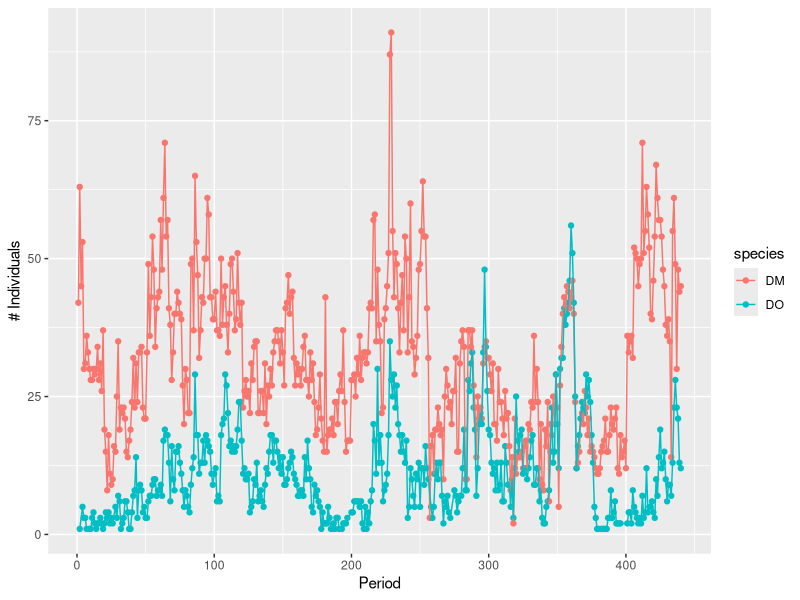
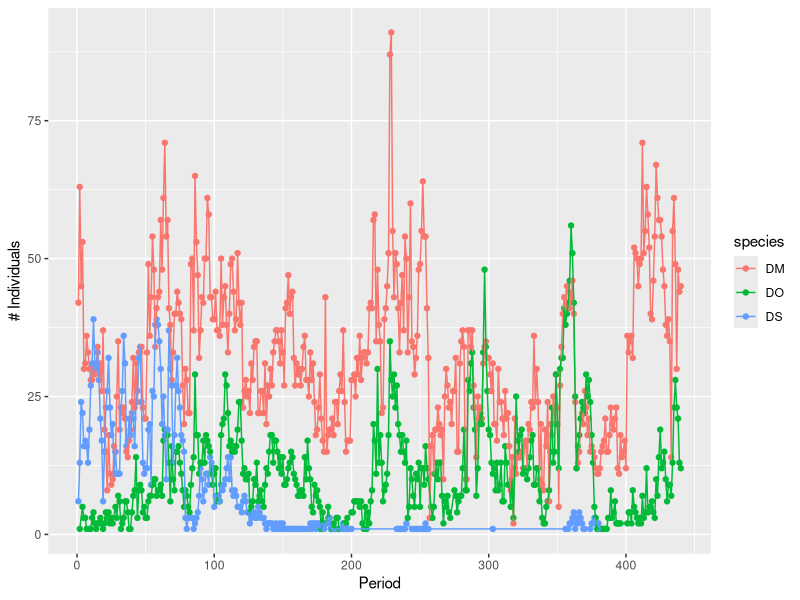

Write the R code that produced these figures, in order. (Note: this script raises an error after producing the figures.)
# Creator: Ellen Bledsoe
# This code is for exploring kangaroo rat capture data for the Portal project

# load packages
library(dplyr)
library(ggplot2)

# load data
surveys <- read.csv("data/surveys.csv", header = TRUE)

###
# Krat counts by period
###

# get counts of DM and DO by period
DM_DO_count <- select(surveys, period, species) %>% 
               filter(species == 'DM' | species == 'DO', period > 0) %>% 
               group_by(period, species) %>% 
               summarise(count = n())

# plot DM and DO counts by period
ggplot(DM_DO_count, aes(x = period, y = count)) + 
  geom_point(aes(color = species)) +
  geom_line(aes(color = species)) +
  xlab("Period") +
  ylab("# Individuals")

# get counts of DM, DO, and DS by period
Dipo_count_period <- select(surveys, period, species) %>% 
                     filter(species == 'DM' | species == 'DO' | species == 'DS', period > 0) %>% 
                     group_by(period, species) %>% 
                     summarise(count = n())

# plot DM, DO, and DS by period
ggplot(Dipo_count_period, aes(x = period, y = count)) + 
  geom_point(aes(color = species)) +
  geom_line(aes(color = species)) +
  xlab("Period") +
  ylab("# Individuals")

###
# Relative abundance of Krats
###

# relative abundance of dipos by period
total_dipo_period <- Dipo_count_period %>% 
                     group_by(period) %>% 
                     summarise(total_dipo_period = sum(count))
rel_ab_period <- merge(Dipo_count_period, total_dipo_period, by = "period", all = TRUE)
relative_abundance_per <- rel_ab_period %>% 
                      mutate(rel_abund = count/total_dipo_period)

# relative abundance of dipos by year
Dipo_count_year <- select(surveys, yr, period, species) %>% 
                   filter(species == 'DM' | species == 'DO' | species == 'DS', period > 0) %>% 
                      # need to keep period > 0 in because some trapping done outside normal periods
                      # marked by negative period entries
                   group_by(yr, species) %>% 
                   summarise(count = n())

total_dipo_year <- Dipo_count_year %>% 
                   group_by(yr) %>% 
                   summarise(total_dipo_year = sum(count))
rel_ab_yr <- merge(Dipo_count_year, total_dipo_year, by = "yr", all = TRUE)
relative_abundance_yr <- rel_ab_yr %>% 
                         mutate(rel_abund = count/total_dipo_year)

###
# All dipos grouped by season
###

# all dipos in periods before the plot switches
Dipos <- filter(surveys, species == 'DM' | species == 'DO' | species == 'DS', period > 0 & period < 437) %>% 
         arrange(yr, mo, plot, species)

find_season <- function(month){
  # function putting each month is a seasonal category
  if (any(month == '1' | month == '2' | month == '3')){
    season = "1"
  } else if (any(month == '4' | month == '5' | month == '6')){
    season = "2"
  } else if (any(month == '7' | month == '8' | month == '9')){
    season = "3"
  } else {
    season = "4"
  }
  return(season)
} 

# adding a column for season to the data 
month_list <- as.list(Dipos$mo)
Dipos$season <- rapply(month_list, find_season)

# grouping by plot/year/season
season_per_year <- select(Dipos, yr, season, plot, species) %>% 
                   group_by(plot, yr, season, species) %>% 
                   summarise(count = n())

# adding seasonal relative abundance column
season_total <- season_per_year %>% 
  group_by(plot, yr, season) %>% 
  summarise(season_total = sum(count))
rel_ab_season <- merge(season_per_year, season_total, by.x = c("plot", "yr", "season"), all = TRUE)
season_rel_abund <- rel_ab_season %>% 
  mutate(rel_abund = count/season_total)

# give each year/season combo a unique id
yr_season_ID <- select(seasonal_rel_abund, yr, season) %>% 
  distinct() 
ordered <- arrange(yr_season_ID, yr)
ordered$season_id <- seq_len(nrow(yr_season_ID))
season_ordered <- merge(seasonal_rel_abund, ordered, by.x = c("yr", "season"), all = TRUE) %>% 
  arrange(yr, season, plot, species)

## Plotting Relative Abundance of Dipos
library(scales)

# relative abundance of all dipos per period
ggplot(relative_abundance_per, aes(x = period, y = rel_abund, fill = species)) +
  geom_bar(postition = 'fill', stat = "identity", bin_width = 6) +
  scale_y_continuous(labels = percent_format())

# relative abundance of all dipos per year
ggplot(relative_abundance_yr, aes(x = yr, y = rel_abund, fill = species)) +
  geom_bar(postition = 'fill', stat = "identity", bin_width = 6) +
  scale_y_continuous(labels = percent_format())

# relative abundance of all dipos per plot per season
ggplot(season_ordered, aes(x = season_id, y = relative_abundance)) +
  geom_bar(stat = "identity", aes(color = species)) +
  facet_wrap(~plot, nrow = 6, ncol = 4)
